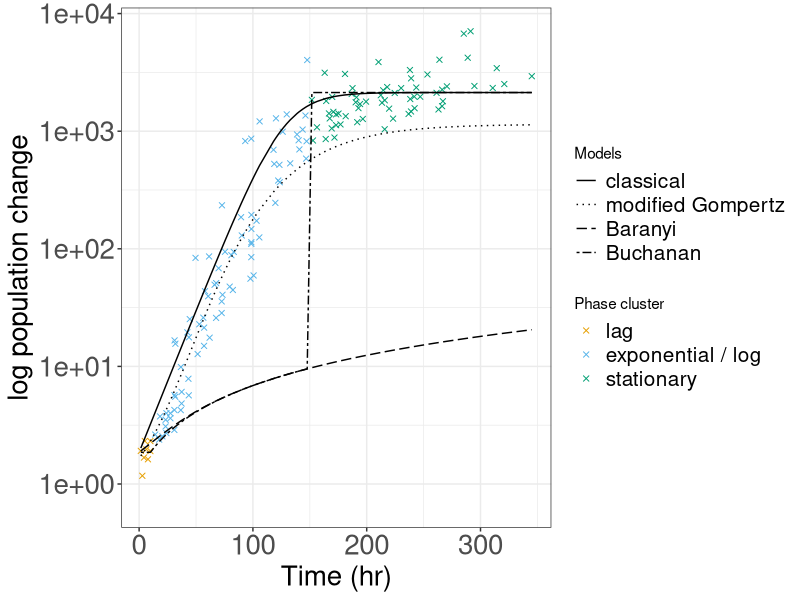

R code for this plot:
#!/bin/env Rscript

# Author: PokMan Ho pok.ho19@imperial.ac.uk
# Script: Logistic_graph.R
# Desc: data analysis and results export for `LogisticGrowthMetaData.csv`
# Input: ```Rscript Logistic_graph.R```
# Output: result output in `results` subdirectory
# Arguments: 0
# Date: Oct 2019

# setwd("/Volumes/HPM-000/Academic/Masters/ICL_CMEE/00_course/CMEECourseWork_pmH/MiniProject/code/")

## lib
library(ggplot2)
library(reshape2)
library(scales) ## rescale ggplot without eliminate bars

## colouring
cbbPalette <- c("#000000", "#E69F00", "#56B4E9", "#009E73", "#F0E442", "#0072B2", "#D55E00", "#CC79A7", "#e79f00", "#9ad0f3", "#F0E442", "#999999", "#cccccc", "#6633ff", "#00FFCC", "#0066cc")

## raw
a.0<-read.csv("../data/Log_data.csv",header = T)
a.1<-read.table("../data/Log_Metadata.txt", sep = "\t", header = F, stringsAsFactors = F, blank.lines.skip = T)

## variable
r.m<-(max(a.0[which(a.0$cluster==2),2])-min(a.0[which(a.0$cluster==2),2])) / (max(a.0[which(a.0$cluster==2),3])-min(a.0[which(a.0$cluster==2),3]))
r.b<-max(a.0[which(a.0$cluster==2),2])-r.m*max(a.0[which(a.0$cluster==2),3])
r.x<--r.b/r.m

## functions & calculations
func_log0<-function(N0=as.numeric(a.1[20,2]),
                    K=as.numeric(a.1[22,2]),
                    r=r.m, t){
  Nt=N0*K*exp(r*t)/(K+N0*(exp(r*t)-1))
  return(Nt)}
a.0$log0<-func_log0(t=a.0$Time.hr)

func_gom<-function(N0=as.numeric(a.1[20,2]),
                   K=as.numeric(a.1[22,2]),
                   r=r.m, t,
                   ld=r.x){
  A=log(K/N0)
  Nt=A*exp(-exp(r*exp(1)/A*(ld-t)+1))
  return(Nt)}
a.0$gom<-exp(func_gom(t=a.0$Time.hr))

func_bar<-function(N0=as.numeric(a.1[20,2]),
                   K=as.numeric(a.1[22,2]),
                   r=r.m, t,
                   tlag=max(a.0[which(a.0$cluster==1),3])){
  h0=1/(exp(tlag*r)-1)
  At=t+1/r*log((exp(-r*t)+h0)/(1+h0))
  Nt=N0+r*At-log(1+(exp(r*At)-1)/exp(K-N0))
  return(Nt)}
a.0$bar<-func_bar(t=a.0$Time.hr)

func_buc<-function(N0=as.numeric(a.1[20,2]), ## add cluster term as 0 / 1
                   K=as.numeric(a.1[22,2]),
                   r=r.m, t,
                   tlag=max(a.0[which(a.0$cluster==1),3]),
                   cst=as.numeric(a.0$cluster)){
  a.010=(cst-1)%%2 ## make only log phase valid in growth rate
  a.001=ceiling(cst%%2.5%%1) ## make only final phase valid
  # a.011=floor((cst%%1.5+1)%%2) ## make only non-lag phase valid
  Nt=N0+a.001*(K-N0)+a.010*r*(t-tlag)
  return(Nt)}
a.0$buc<-func_buc(t=a.0$Time.hr)

## melt for plot
a.2<-melt(a.0[,-c(1,2,4,5)],id="Time.hr",variable.name = "model",value.name = "ExpPop")

## graph
pdf("../results/Log_data.pdf", width = 13)
ggplot()+theme_bw()+
  theme(axis.title = element_text(size = 20),
        axis.text = element_text(size = 20),
        legend.text = element_text(size = 15))+
  geom_point(aes(x=a.0$Time.hr, y=abs(a.0$Popn_Change), colour=as.factor(a.0$cluster)),shape=4)+
  geom_line(aes(x=a.2$Time.hr, y=a.2$ExpPop, linetype=a.2$model))+
  scale_colour_manual(name="Phase cluster",values = cbbPalette[-1], labels=c("lag","exponential / log","stationary"))+
  scale_linetype_manual(name="Models", values = c(1,3,5,6), labels=c("classical","modified Gompertz","Baranyi","Buchanan"))+
  scale_y_continuous(labels = scientific,trans = "log10",limits = c(min(abs(a.0$Popn_Change)-.5),max(abs(a.0$Popn_Change))+.5),oob = rescale_none)+ ## <https://stackoverflow.com/questions/10365167/geom-bar-bars-not-displaying-when-specifying-ylim>
  xlab("Time (hr)")+ylab("log population change")
dev.off()
